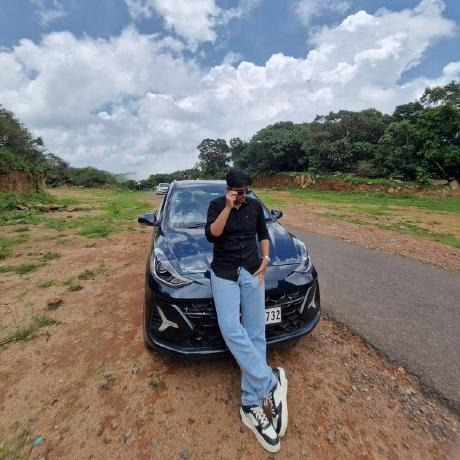
#> input picture me.jpg, 460 x 460 px
$ python dotify.py ../me.jpg
#> lines starting #> are read from the running program, lines starting #| are printed output that depends on the picture
#!/usr/bin/env python3
from __future__ import annotations
import argparse
from pathlib import Path
from PIL import Image, ImageEnhance, ImageOps

def main():
    p=argparse.ArgumentParser(description="Generate a dot-matrix SVG portrait")
    p.add_argument("image"); p.add_argument("-o","--output",default="assets/portrait")
    p.add_argument("--cols",type=int,default=88); p.add_argument("--equalize",action="store_true")
    p.add_argument("--detail",type=float,default=.5); p.add_argument("--color",action="store_true")
    p.add_argument("--animate",action="store_true"); p.add_argument("--mode",choices=["normal","binary"],default="normal")
    p.add_argument("--circle",action="store_true"); a=p.parse_args()
    im=ImageOps.exif_transpose(Image.open(a.image).convert("RGB"))
#> im is the input picture: PIL image 460x460 RGB; mean R, G, B 129.3, 125.8, 122.4
    if a.circle:
        s=min(im.size); x=(im.width-s)//2; y=(im.height-s)//2; im=im.crop((x,y,x+s,y+s))
    rows=max(1,round(a.cols*im.height/im.width*.55)); small=im.resize((a.cols,rows),Image.Resampling.LANCZOS)
#> after `rows = max(1, round(a.cols * im.height / im.width * 0.55))`: rows = 48
#> after `small = im.resize((a.cols, rows), Image.Resampling.LANCZOS)`:
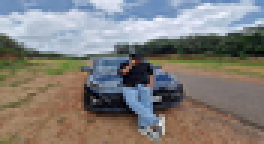
#> small: PIL image 88x48 RGB (shown 3 times larger); mean R, G, B 129.3, 125.8, 122.4
    gray=ImageOps.grayscale(small)
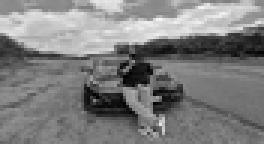
#> gray: PIL image 88x48 L (shown 3 times larger); min 1, max 244, mean 126.5
    if a.equalize: gray=ImageEnhance.Contrast(ImageOps.equalize(gray)).enhance(1+a.detail)
    parts=[f'<svg xmlns="http://www.w3.org/2000/svg" viewBox="0 0 {a.cols*10} {rows*10}">']
    if a.animate: parts.append('<style>.dot{opacity:0;animation:in .8s ease forwards}@keyframes in{to{opacity:1}}@media(prefers-reduced-motion:reduce){.dot{animation:none;opacity:1}}</style>')
    for y in range(rows):
        for x in range(a.cols):
            v=gray.getpixel((x,y))/255
            r=.46 if a.mode=="binary" and v<.5 else (.46*(1-v)**.72 if a.mode=="normal" else .03)
            if a.mode=="normal": r=max(r,.03)
            fill="#0285FF"
            if a.color: fill="#%02x%02x%02x"%small.getpixel((x,y))
            delay=f' style="animation-delay:{((x+y*a.cols)%70)/1000:.3f}s"' if a.animate else ''
            parts.append(f'<circle class="dot" cx="{x*10+5}" cy="{y*10+5}" r="{r:.2f}" fill="{fill}"{delay}/>')
#> after the loop, parts = 4225 items
    parts.append('</svg>')
    out=Path(a.output).with_suffix('.svg'); out.parent.mkdir(parents=True,exist_ok=True); out.write_text('\n'.join(parts),encoding='utf-8')
    print(out)
if __name__=="__main__": main()
